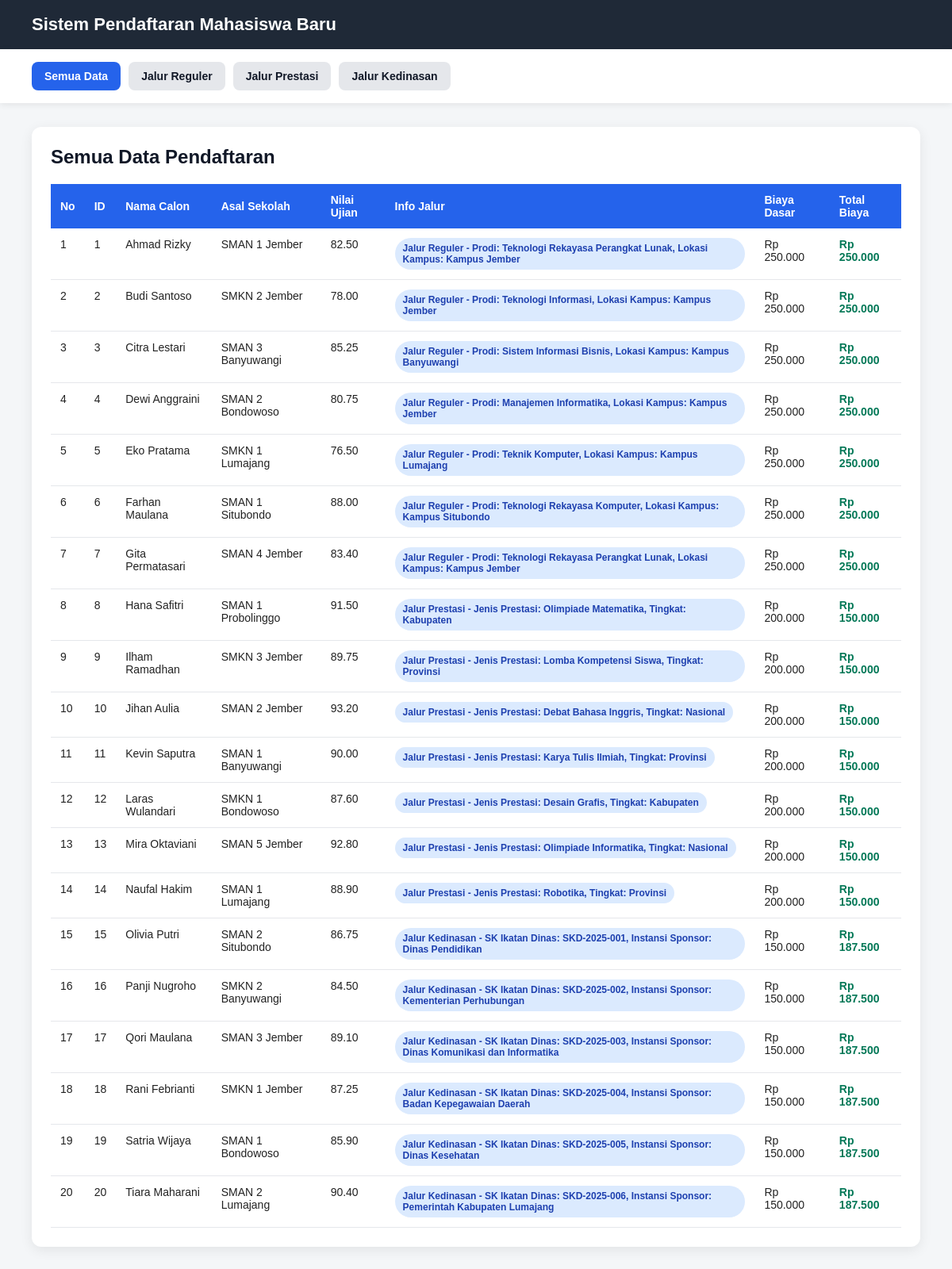
The page / on the database its author committed.
### tables this page shows
CREATE TABLE `tabel_pendaftaran` (
  `id_pendaftaran` int NOT NULL,
  `nama_calon` varchar(100) NOT NULL,
  `asal_sekolah` varchar(100) NOT NULL,
  `nilai_ujian` decimal(5,2) NOT NULL,
  `biaya_pendaftaran_dasar` decimal(12,2) NOT NULL,
  `jalur_pendaftaran` enum('Reguler','Prestasi','Kedinasan') NOT NULL,
  `pilihan_prodi` varchar(100) DEFAULT NULL,
  `lokasi_kampus` varchar(100) DEFAULT NULL,
  `jenis_prestasi` varchar(100) DEFAULT NULL,
  `tingkat_prestasi` varchar(100) DEFAULT NULL,
  `sk_ikatan_dinas` varchar(100) DEFAULT NULL,
  `instansi_sponsor` varchar(100) DEFAULT NULL
);

### PendaftaranReguler.php (called while the page is built, shortened)
<?php
require_once "Pendaftaran.php";
class PendaftaranReguler extends Pendaftaran
{
    protected $pilihanProdi;
    protected $lokasiKampus;
    public function __construct(
        $id_pendaftaran = null,
        $nama_calon = null,
        $asal_sekolah = null,
        $nilai_ujian = null,
        $biaya_pendaftaran_dasar = null,
        $pilihan_prodi = null,
        $lokasi_kampus = null
    ) {
        $this->pilihanProdi = $pilihan_prodi;
        $this->lokasiKampus = $lokasi_kampus;
    }
    public function hitungTotalBiaya()
    {
        return $this->biayaPendaftaranDasar;
    }
    public function tampilkanInfoJalur()
    {
        return "Jalur Reguler - Prodi: " . $this->pilihanProdi . ", Lokasi Kampus: " . $this->lokasiKampus;
    }
    public function getDaftarReguler($db)
    {
        $query = "SELECT * FROM tabel_pendaftaran
WHERE jalur_pendaftaran = 'Reguler'";
        $stmt = $db->prepare($query);
        $stmt->execute();
        $dataReguler = [];
        while ($row = $stmt->fetch(PDO::FETCH_ASSOC)) {
            $dataReguler[] = new PendaftaranReguler(
                $row['id_pendaftaran'],
                $row['nama_calon'],
                $row['asal_sekolah'],
                $row['nilai_ujian'],
                $row['biaya_pendaftaran_dasar'],
                $row['pilihan_prodi'],
                $row['lokasi_kampus']
            );
        }
        return $dataReguler;
    }
}

### PendaftaranPrestasi.php (called while the page is built, shortened)
<?php
require_once "Pendaftaran.php";
class PendaftaranPrestasi extends Pendaftaran
{
    protected $jenisPrestasi;
    protected $tingkatPrestasi;
    public function __construct(
        $id_pendaftaran = null,
        $nama_calon = null,
        $asal_sekolah = null,
        $nilai_ujian = null,
        $biaya_pendaftaran_dasar = null,
        $jenis_prestasi = null,
        $tingkat_prestasi = null
    ) {
        $this->jenisPrestasi = $jenis_prestasi;
        $this->tingkatPrestasi = $tingkat_prestasi;
    }
    public function hitungTotalBiaya()
    {
        return $this->biayaPendaftaranDasar - 50000;
    }
    public function tampilkanInfoJalur()
    {
        return "Jalur Prestasi - Jenis Prestasi: " . $this->jenisPrestasi . ", Tingkat: " . $this->tingkatPrestasi;
    }
    public function getDaftarPrestasi($db)
    {
        $query = "SELECT * FROM tabel_pendaftaran
WHERE jalur_pendaftaran = 'Prestasi'";
        $stmt = $db->prepare($query);
        $stmt->execute();
        $dataPrestasi = [];
        while ($row = $stmt->fetch(PDO::FETCH_ASSOC)) {
            $dataPrestasi[] = new PendaftaranPrestasi(
                $row['id_pendaftaran'],
                $row['nama_calon'],
                $row['asal_sekolah'],
                $row['nilai_ujian'],
                $row['biaya_pendaftaran_dasar'],
                $row['jenis_prestasi'],
                $row['tingkat_prestasi']
            );
        }
        return $dataPrestasi;
    }
}

### PendaftaranKedinasan.php (called while the page is built, shortened)
<?php
require_once "Pendaftaran.php";
class PendaftaranKedinasan extends Pendaftaran
{
    protected $skIkatanDinas;
    protected $instansiSponsor;
    public function __construct(
        $id_pendaftaran = null,
        $nama_calon = null,
        $asal_sekolah = null,
        $nilai_ujian = null,
        $biaya_pendaftaran_dasar = null,
        $sk_ikatan_dinas = null,
        $instansi_sponsor = null
    ) {
        $this->skIkatanDinas = $sk_ikatan_dinas;
        $this->instansiSponsor = $instansi_sponsor;
    }
    public function hitungTotalBiaya()
    {
        return $this->biayaPendaftaranDasar * 1.25;
    }
    public function tampilkanInfoJalur()
    {
        return "Jalur Kedinasan - SK Ikatan Dinas: " . $this->skIkatanDinas . ", Instansi Sponsor: " . $this->instansiSponsor;
    }
    public function getDaftarKedinasan($db)
    {
        $query = "SELECT * FROM tabel_pendaftaran
WHERE jalur_pendaftaran = 'Kedinasan'";
        $stmt = $db->prepare($query);
        $stmt->execute();
        $dataKedinasan = [];
        while ($row = $stmt->fetch(PDO::FETCH_ASSOC)) {
            $dataKedinasan[] = new PendaftaranKedinasan(
                $row['id_pendaftaran'],
                $row['nama_calon'],
                $row['asal_sekolah'],
                $row['nilai_ujian'],
                $row['biaya_pendaftaran_dasar'],
                $row['sk_ikatan_dinas'],
                $row['instansi_sponsor']
            );
        }
        return $dataKedinasan;
    }
}

### Pendaftaran.php (called while the page is built, shortened)
<?php
abstract class Pendaftaran
{
    protected $id_pendaftaran;
    protected $nama_calon;
    protected $asal_sekolah;
    protected $nilai_ujian;
    protected $biayaPendaftaranDasar;
    public function __construct($id_pendaftaran, $nama_calon, $asal_sekolah, $nilai_ujian, $biaya_pendaftaran_dasar)
    {
        $this->id_pendaftaran = $id_pendaftaran;
        $this->nama_calon = $nama_calon;
        $this->asal_sekolah = $asal_sekolah;
        $this->nilai_ujian = $nilai_ujian;
        $this->biayaPendaftaranDasar = $biaya_pendaftaran_dasar;
    }
    public function getIdPendaftaran()
    {
        return $this->id_pendaftaran;
    }
    public function getNamaCalon()
    {
        return $this->nama_calon;
    }
    public function getAsalSekolah()
    {
        return $this->asal_sekolah;
    }
    public function getNilaiUjian()
    {
        return $this->nilai_ujian;
    }
    public function getBiayaPendaftaranDasar()
    {
        return $this->biayaPendaftaranDasar;
    }
}

### index.php (the view, shortened to what this page needs)
<?php
require_once __DIR__ . "/PendaftaranReguler.php";
require_once __DIR__ . "/PendaftaranPrestasi.php";
require_once __DIR__ . "/PendaftaranKedinasan.php";
$database = new Database();
$db = $database->getConnection();
$jalur = isset($_GET['jalur']) ? $_GET['jalur'] : 'semua';
$pendaftaranReguler = new PendaftaranReguler();
$pendaftaranPrestasi = new PendaftaranPrestasi();
$pendaftaranKedinasan = new PendaftaranKedinasan();
$dataPendaftaran = [];
$judulHalaman = "Semua Data Pendaftaran";
if ($jalur == 'reguler') {
    $dataPendaftaran = $pendaftaranReguler->getDaftarReguler($db);
    $judulHalaman = "Data Pendaftaran Jalur Reguler";
} elseif ($jalur == 'prestasi') {
    $dataPendaftaran = $pendaftaranPrestasi->getDaftarPrestasi($db);
    $judulHalaman = "Data Pendaftaran Jalur Prestasi";
} elseif ($jalur == 'kedinasan') {
    $dataPendaftaran = $pendaftaranKedinasan->getDaftarKedinasan($db);
    $judulHalaman = "Data Pendaftaran Jalur Kedinasan";
} else {
    $dataPendaftaran = array_merge(
        $pendaftaranReguler->getDaftarReguler($db),
        $pendaftaranPrestasi->getDaftarPrestasi($db),
        $pendaftaranKedinasan->getDaftarKedinasan($db)
    );
}
function formatRupiah($angka)
{
    return "Rp " . number_format($angka, 0, ',', '.');
}
?>
<!DOCTYPE html>
<html lang="id">
<head>
</head>
<body>
    <div class="navbar">
        <h1>Sistem Pendaftaran Mahasiswa Baru</h1>
    </div>
    <div class="menu">
        <a href="index.php?jalur=semua" class="<?php echo $jalur == 'semua' ? 'active' : ''; ?>">Semua Data</a>
        <a href="index.php?jalur=reguler" class="<?php echo $jalur == 'reguler' ? 'active' : ''; ?>">Jalur Reguler</a>
        <a href="index.php?jalur=prestasi" class="<?php echo $jalur == 'prestasi' ? 'active' : ''; ?>">Jalur Prestasi</a>
        <a href="index.php?jalur=kedinasan" class="<?php echo $jalur == 'kedinasan' ? 'active' : ''; ?>">Jalur Kedinasan</a>
    </div>
    <div class="container">
        <div class="card">
            <h2><?php echo $judulHalaman; ?></h2>
            <table>
                <thead>
                    <tr>
                        <th>No</th>
                        <th>ID</th>
                        <th>Nama Calon</th>
                        <th>Asal Sekolah</th>
                        <th>Nilai Ujian</th>
                        <th>Info Jalur</th>
                        <th>Biaya Dasar</th>
                        <th>Total Biaya</th>
                    </tr>
                </thead>
                <tbody>
                    <?php if (count($dataPendaftaran) > 0) : ?>
                        <?php $no = 1; ?>
                        <?php foreach ($dataPendaftaran as $pendaftaran) : ?>
                            <tr>
                                <td><?php echo $no++; ?></td>
                                <td><?php echo $pendaftaran->getIdPendaftaran(); ?></td>
                                <td><?php echo $pendaftaran->getNamaCalon(); ?></td>
                                <td><?php echo $pendaftaran->getAsalSekolah(); ?></td>
                                <td><?php echo $pendaftaran->getNilaiUjian(); ?></td>
                                <td>
                                    <span class="badge">
                                        <?php echo $pendaftaran->tampilkanInfoJalur(); ?>
                                    </span>
                                </td>
                                <td><?php echo formatRupiah($pendaftaran->getBiayaPendaftaranDasar()); ?></td>
                                <td class="biaya"><?php echo formatRupiah($pendaftaran->hitungTotalBiaya()); ?></td>
                            </tr>
                        <?php endforeach; ?>
                    <?php else : ?>
                        <tr>
                            <td colspan="8" class="kosong">Data pendaftaran belum tersedia.</td>
                        </tr>
                    <?php endif; ?>
                </tbody>
            </table>
        </div>
    </div>
</body>
</html>

### index.php (style rules this page uses)
body { margin: 0; font-family: Arial, sans-serif; background-color: #f4f6f8; color: #222; }
.navbar { background-color: #1f2937; padding: 18px 40px; color: white; }
.navbar h1 { margin: 0; font-size: 22px; }
.menu { background-color: white; padding: 16px 40px; display: flex; gap: 10px; box-shadow: 0 2px 8px rgba(0,0,0,0.08); }
.menu a { text-decoration: none; padding: 10px 16px; border-radius: 8px; background-color: #e5e7eb; color: #111827; font-weight: bold; font-size: 14px; }
.menu a.active { background-color: #2563eb; color: white; }
.container { padding: 30px 40px; }
.card { background-color: white; border-radius: 12px; padding: 24px; box-shadow: 0 4px 16px rgba(0,0,0,0.08); }
h2 { margin-top: 0; margin-bottom: 20px; color: #111827; }
table { width: 100%; border-collapse: collapse; font-size: 14px; }
th { background-color: #2563eb; color: white; padding: 12px; text-align: left; }
td { padding: 12px; border-bottom: 1px solid #e5e7eb; vertical-align: top; }
.badge { display: inline-block; padding: 6px 10px; border-radius: 20px; background-color: #dbeafe; color: #1e40af; font-size: 12px; font-weight: bold; }
.biaya { font-weight: bold; color: #047857; }

### rows shown on the page
tabel_pendaftaran: id_pendaftaran "1", nama_calon "Ahmad Rizky", asal_sekolah "SMAN 1 Jember", nilai_ujian "82.50", $pendaftaran->tampilkanInfoJalur() "Jalur Reguler - Prodi: Teknologi Rekayasa Perangkat Lunak, Lokasi Kampus: Kampus Jember", biaya_pendaftaran_dasar "Rp 250.000"
tabel_pendaftaran: id_pendaftaran "2", nama_calon "Budi Santoso", asal_sekolah "SMKN 2 Jember", nilai_ujian "78.00", $pendaftaran->tampilkanInfoJalur() "Jalur Reguler - Prodi: Teknologi Informasi, Lokasi Kampus: Kampus Jember", biaya_pendaftaran_dasar "Rp 250.000"
tabel_pendaftaran: id_pendaftaran "3", nama_calon "Citra Lestari", asal_sekolah "SMAN 3 Banyuwangi", nilai_ujian "85.25", $pendaftaran->tampilkanInfoJalur() "Jalur Reguler - Prodi: Sistem Informasi Bisnis, Lokasi Kampus: Kampus Banyuwangi", biaya_pendaftaran_dasar "Rp 250.000"
tabel_pendaftaran: id_pendaftaran "4", nama_calon "Dewi Anggraini", asal_sekolah "SMAN 2 Bondowoso", nilai_ujian "80.75", $pendaftaran->tampilkanInfoJalur() "Jalur Reguler - Prodi: Manajemen Informatika, Lokasi Kampus: Kampus Jember", biaya_pendaftaran_dasar "Rp 250.000"
tabel_pendaftaran: id_pendaftaran "5", nama_calon "Eko Pratama", asal_sekolah "SMKN 1 Lumajang", nilai_ujian "76.50", $pendaftaran->tampilkanInfoJalur() "Jalur Reguler - Prodi: Teknik Komputer, Lokasi Kampus: Kampus Lumajang", biaya_pendaftaran_dasar "Rp 250.000"
tabel_pendaftaran: id_pendaftaran "6", nama_calon "Farhan Maulana", asal_sekolah "SMAN 1 Situbondo", nilai_ujian "88.00", $pendaftaran->tampilkanInfoJalur() "Jalur Reguler - Prodi: Teknologi Rekayasa Komputer, Lokasi Kampus: Kampus Situbondo", biaya_pendaftaran_dasar "Rp 250.000"
tabel_pendaftaran: id_pendaftaran "7", nama_calon "Gita Permatasari", asal_sekolah "SMAN 4 Jember", nilai_ujian "83.40", $pendaftaran->tampilkanInfoJalur() "Jalur Reguler - Prodi: Teknologi Rekayasa Perangkat Lunak, Lokasi Kampus: Kampus Jember", biaya_pendaftaran_dasar "Rp 250.000"
tabel_pendaftaran: id_pendaftaran "8", nama_calon "Hana Safitri", asal_sekolah "SMAN 1 Probolinggo", nilai_ujian "91.50", $pendaftaran->tampilkanInfoJalur() "Jalur Prestasi - Jenis Prestasi: Olimpiade Matematika, Tingkat: Kabupaten", biaya_pendaftaran_dasar "Rp 200.000", biaya_pendaftaran_dasar "Rp 150.000"
tabel_pendaftaran: id_pendaftaran "9", nama_calon "Ilham Ramadhan", asal_sekolah "SMKN 3 Jember", nilai_ujian "89.75", $pendaftaran->tampilkanInfoJalur() "Jalur Prestasi - Jenis Prestasi: Lomba Kompetensi Siswa, Tingkat: Provinsi", biaya_pendaftaran_dasar "Rp 200.000", biaya_pendaftaran_dasar "Rp 150.000"
tabel_pendaftaran: id_pendaftaran "10", nama_calon "Jihan Aulia", asal_sekolah "SMAN 2 Jember", nilai_ujian "93.20", $pendaftaran->tampilkanInfoJalur() "Jalur Prestasi - Jenis Prestasi: Debat Bahasa Inggris, Tingkat: Nasional", biaya_pendaftaran_dasar "Rp 200.000", biaya_pendaftaran_dasar "Rp 150.000"
tabel_pendaftaran: id_pendaftaran "11", nama_calon "Kevin Saputra", asal_sekolah "SMAN 1 Banyuwangi", nilai_ujian "90.00", $pendaftaran->tampilkanInfoJalur() "Jalur Prestasi - Jenis Prestasi: Karya Tulis Ilmiah, Tingkat: Provinsi", biaya_pendaftaran_dasar "Rp 200.000", biaya_pendaftaran_dasar "Rp 150.000"
tabel_pendaftaran: id_pendaftaran "12", nama_calon "Laras Wulandari", asal_sekolah "SMKN 1 Bondowoso", nilai_ujian "87.60", $pendaftaran->tampilkanInfoJalur() "Jalur Prestasi - Jenis Prestasi: Desain Grafis, Tingkat: Kabupaten", biaya_pendaftaran_dasar "Rp 200.000", biaya_pendaftaran_dasar "Rp 150.000"
tabel_pendaftaran: id_pendaftaran "13", nama_calon "Mira Oktaviani", asal_sekolah "SMAN 5 Jember", nilai_ujian "92.80", $pendaftaran->tampilkanInfoJalur() "Jalur Prestasi - Jenis Prestasi: Olimpiade Informatika, Tingkat: Nasional", biaya_pendaftaran_dasar "Rp 200.000", biaya_pendaftaran_dasar "Rp 150.000"
tabel_pendaftaran: id_pendaftaran "14", nama_calon "Naufal Hakim", asal_sekolah "SMAN 1 Lumajang", nilai_ujian "88.90", $pendaftaran->tampilkanInfoJalur() "Jalur Prestasi - Jenis Prestasi: Robotika, Tingkat: Provinsi", biaya_pendaftaran_dasar "Rp 200.000", biaya_pendaftaran_dasar "Rp 150.000"
tabel_pendaftaran: id_pendaftaran "15", nama_calon "Olivia Putri", asal_sekolah "SMAN 2 Situbondo", nilai_ujian "86.75", $pendaftaran->tampilkanInfoJalur() "Jalur Kedinasan - SK Ikatan Dinas: SKD-2025-001, Instansi Sponsor: Dinas Pendidikan", biaya_pendaftaran_dasar "Rp 150.000", biaya_pendaftaran_dasar "Rp 187.500"
tabel_pendaftaran: id_pendaftaran "16", nama_calon "Panji Nugroho", asal_sekolah "SMKN 2 Banyuwangi", nilai_ujian "84.50", $pendaftaran->tampilkanInfoJalur() "Jalur Kedinasan - SK Ikatan Dinas: SKD-2025-002, Instansi Sponsor: Kementerian Perhubungan", biaya_pendaftaran_dasar "Rp 150.000", biaya_pendaftaran_dasar "Rp 187.500"
tabel_pendaftaran: id_pendaftaran "17", nama_calon "Qori Maulana", asal_sekolah "SMAN 3 Jember", nilai_ujian "89.10", $pendaftaran->tampilkanInfoJalur() "Jalur Kedinasan - SK Ikatan Dinas: SKD-2025-003, Instansi Sponsor: Dinas Komunikasi dan Informatika", biaya_pendaftaran_dasar "Rp 150.000", biaya_pendaftaran_dasar "Rp 187.500"
tabel_pendaftaran: id_pendaftaran "18", nama_calon "Rani Febrianti", asal_sekolah "SMKN 1 Jember", nilai_ujian "87.25", $pendaftaran->tampilkanInfoJalur() "Jalur Kedinasan - SK Ikatan Dinas: SKD-2025-004, Instansi Sponsor: Badan Kepegawaian Daerah", biaya_pendaftaran_dasar "Rp 150.000", biaya_pendaftaran_dasar "Rp 187.500"
tabel_pendaftaran: id_pendaftaran "19", nama_calon "Satria Wijaya", asal_sekolah "SMAN 1 Bondowoso", nilai_ujian "85.90", $pendaftaran->tampilkanInfoJalur() "Jalur Kedinasan - SK Ikatan Dinas: SKD-2025-005, Instansi Sponsor: Dinas Kesehatan", biaya_pendaftaran_dasar "Rp 150.000", biaya_pendaftaran_dasar "Rp 187.500"
tabel_pendaftaran: id_pendaftaran "20", nama_calon "Tiara Maharani", asal_sekolah "SMAN 2 Lumajang", nilai_ujian "90.40", $pendaftaran->tampilkanInfoJalur() "Jalur Kedinasan - SK Ikatan Dinas: SKD-2025-006, Instansi Sponsor: Pemerintah Kabupaten Lumajang", biaya_pendaftaran_dasar "Rp 150.000", biaya_pendaftaran_dasar "Rp 187.500"

### other values the page prints
$judulHalaman "Semua Data Pendaftaran"
